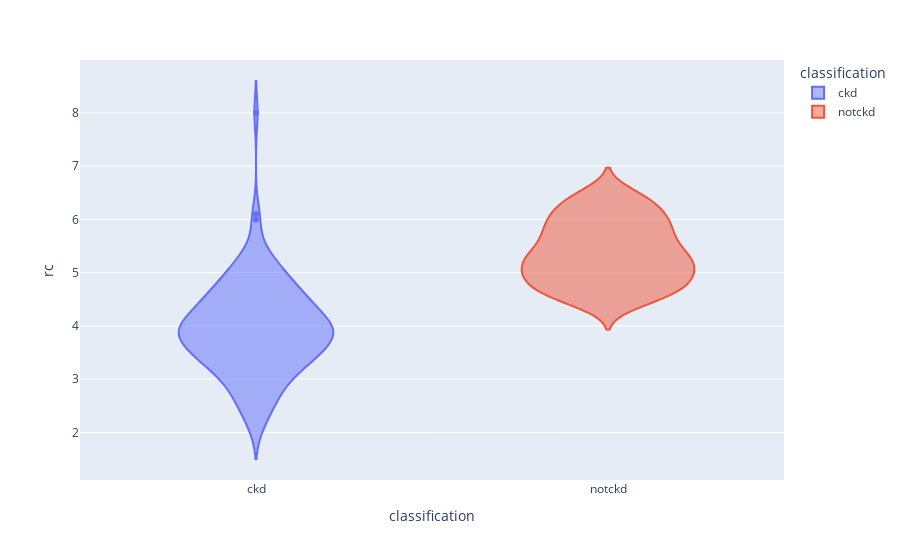

Notebook cell for this chart:
### Code cell
px.violin(df,y='rc',x='classification',color='classification')

### Figure 1 — Plotly figure (JSON) as saved in the notebook; plotly's stock layout.template omitted (floating-point values rounded to 4 significant figures; data arrays with more than 128 entries replaced by an {"elided": "..."} marker saying what was removed)
{"data": [{"alignmentgroup": "True", "box": {"visible": false}, "hovertemplate": "classification=%{x}<br>rc=%{y}<extra></extra>", "legendgroup": "ckd", "marker": {"color": "#636efa"}, "name": "ckd", "offsetgroup": "ckd", "orientation": "v", "scalegroup": "True", "showlegend": true, "type": "violin", "x": {"elided": "250 str values"}, "x0": " ", "xaxis": "x", "y": {"elided": "250 float values"}, "y0": " ", "yaxis": "y"}, {"alignmentgroup": "True", "box": {"visible": false}, "hovertemplate": "classification=%{x}<br>rc=%{y}<extra></extra>", "legendgroup": "notckd", "marker": {"color": "#EF553B"}, "name": "notckd", "offsetgroup": "notckd", "orientation": "v", "scalegroup": "True", "showlegend": true, "type": "violin", "x": {"elided": "150 str values"}, "x0": " ", "xaxis": "x", "y": {"elided": "150 float values"}, "y0": " ", "yaxis": "y"}], "layout": {"legend": {"title": {"text": "classification"}, "tracegroupgap": 0}, "margin": {"t": 60}, "violinmode": "overlay", "xaxis": {"anchor": "y", "categoryarray": ["ckd", "notckd"], "categoryorder": "array", "domain": [0, 1], "title": {"text": "classification"}}, "yaxis": {"anchor": "x", "domain": [0, 1], "title": {"text": "rc"}}}}
